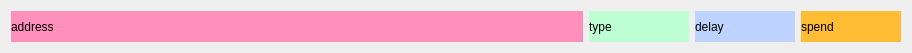
<?xml version="1.0" encoding="UTF-8"?>
<ui version="4.0">
 <class>dateTypeWidget</class>
 <widget class="QWidget" name="dateTypeWidget">
  <property name="geometry">
   <rect>
    <x>0</x>
    <y>0</y>
    <width>912</width>
    <height>53</height>
   </rect>
  </property>
  <property name="windowTitle">
   <string>Form</string>
  </property>
  <layout class="QHBoxLayout" name="horizontalLayout">
   <item>
    <widget class="QLabel" name="address_Label">
     <property name="styleSheet">
      <string notr="true">background-color: rgb(255, 144, 187);</string>
     </property>
     <property name="text">
      <string>address</string>
     </property>
    </widget>
   </item>
   <item>
    <widget class="QLabel" name="type_Label">
     <property name="maximumSize">
      <size>
       <width>100</width>
       <height>16777215</height>
      </size>
     </property>
     <property name="styleSheet">
      <string notr="true">background-color: rgb(189, 255, 211);</string>
     </property>
     <property name="text">
      <string>type</string>
     </property>
    </widget>
   </item>
   <item>
    <widget class="QLabel" name="delay_Label">
     <property name="maximumSize">
      <size>
       <width>100</width>
       <height>16777215</height>
      </size>
     </property>
     <property name="styleSheet">
      <string notr="true">background-color: rgb(190, 211, 255);</string>
     </property>
     <property name="text">
      <string>delay</string>
     </property>
    </widget>
   </item>
   <item>
    <widget class="QLabel" name="spend_Label">
     <property name="maximumSize">
      <size>
       <width>100</width>
       <height>16777215</height>
      </size>
     </property>
     <property name="styleSheet">
      <string notr="true">background-color: rgb(255, 188, 53);</string>
     </property>
     <property name="text">
      <string>spend</string>
     </property>
    </widget>
   </item>
  </layout>
 </widget>
 <resources/>
 <connections/>
</ui>
